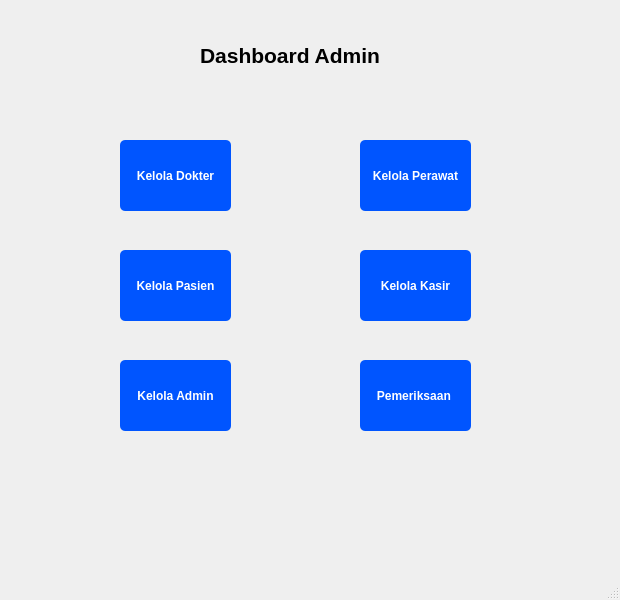
<?xml version="1.0" encoding="UTF-8"?>
<ui version="4.0">
 <class>MainWindow</class>
 <widget class="QMainWindow" name="MainWindow">
  <property name="geometry">
   <rect>
    <x>0</x>
    <y>0</y>
    <width>620</width>
    <height>600</height>
   </rect>
  </property>
  <property name="windowTitle">
   <string>MainWindow</string>
  </property>
  <property name="styleSheet">
   <string notr="true">QPushButton {
    background-color: rgb(0, 85, 255);
    color: white;
    border-radius: 5px;   
    padding: 6px;           
}</string>
  </property>
  <widget class="QWidget" name="centralwidget">
   <widget class="QLabel" name="label">
    <property name="geometry">
     <rect>
      <x>200</x>
      <y>30</y>
      <width>271</width>
      <height>51</height>
     </rect>
    </property>
    <property name="font">
     <font>
      <pointsize>16</pointsize>
      <weight>75</weight>
      <bold>true</bold>
     </font>
    </property>
    <property name="text">
     <string>Dashboard Admin</string>
    </property>
   </widget>
   <widget class="QPushButton" name="pushButton">
    <property name="geometry">
     <rect>
      <x>120</x>
      <y>140</y>
      <width>111</width>
      <height>71</height>
     </rect>
    </property>
    <property name="font">
     <font>
      <weight>75</weight>
      <bold>true</bold>
     </font>
    </property>
    <property name="text">
     <string>Kelola Dokter</string>
    </property>
   </widget>
   <widget class="QPushButton" name="pushButton_2">
    <property name="geometry">
     <rect>
      <x>360</x>
      <y>140</y>
      <width>111</width>
      <height>71</height>
     </rect>
    </property>
    <property name="font">
     <font>
      <weight>75</weight>
      <bold>true</bold>
     </font>
    </property>
    <property name="text">
     <string>Kelola Perawat</string>
    </property>
   </widget>
   <widget class="QPushButton" name="pushButton_3">
    <property name="geometry">
     <rect>
      <x>120</x>
      <y>250</y>
      <width>111</width>
      <height>71</height>
     </rect>
    </property>
    <property name="font">
     <font>
      <weight>75</weight>
      <bold>true</bold>
     </font>
    </property>
    <property name="text">
     <string>Kelola Pasien</string>
    </property>
   </widget>
   <widget class="QPushButton" name="pushButton_4">
    <property name="geometry">
     <rect>
      <x>360</x>
      <y>360</y>
      <width>111</width>
      <height>71</height>
     </rect>
    </property>
    <property name="font">
     <font>
      <weight>75</weight>
      <bold>true</bold>
     </font>
    </property>
    <property name="text">
     <string>Pemeriksaan </string>
    </property>
   </widget>
   <widget class="QPushButton" name="pushButton_6">
    <property name="geometry">
     <rect>
      <x>360</x>
      <y>250</y>
      <width>111</width>
      <height>71</height>
     </rect>
    </property>
    <property name="font">
     <font>
      <weight>75</weight>
      <bold>true</bold>
     </font>
    </property>
    <property name="text">
     <string>Kelola Kasir</string>
    </property>
   </widget>
   <widget class="QPushButton" name="pushButton_7">
    <property name="geometry">
     <rect>
      <x>120</x>
      <y>360</y>
      <width>111</width>
      <height>71</height>
     </rect>
    </property>
    <property name="font">
     <font>
      <weight>75</weight>
      <bold>true</bold>
     </font>
    </property>
    <property name="text">
     <string>Kelola Admin</string>
    </property>
   </widget>
  </widget>
  <widget class="QMenuBar" name="menubar">
   <property name="geometry">
    <rect>
     <x>0</x>
     <y>0</y>
     <width>620</width>
     <height>22</height>
    </rect>
   </property>
  </widget>
  <widget class="QStatusBar" name="statusbar"/>
 </widget>
 <resources/>
 <connections/>
</ui>
